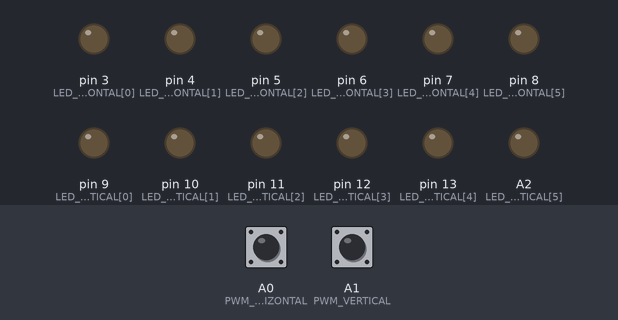
Bench run of a sketch on a simulated Arduino Uno, built with avr-gcc and run on an emulated ATmega328P. Shown: output pins drawn as LEDs (lit = HIGH). Inputs (shaded band) come from the test bench; at power-on: A0 (PWM_HORIZONTAL) LOW, A1 (PWM_VERTICAL) LOW.

Above: at 1.2 s.
1.3 s: A0 (PWM_HORIZONTAL) pulsed HIGH 5 times (0.12 s each, 0.3 s apart)
At 2.9 s:
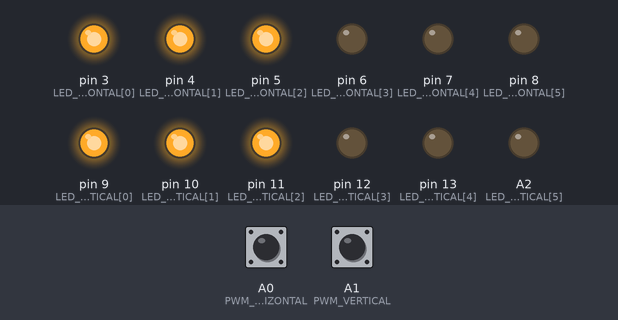
At 4.7 s:
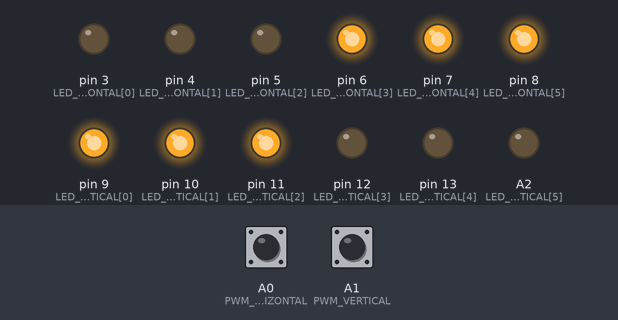
5.8 s: A1 (PWM_VERTICAL) pulsed HIGH 5 times (0.12 s each, 0.3 s apart)
At 7.1 s:
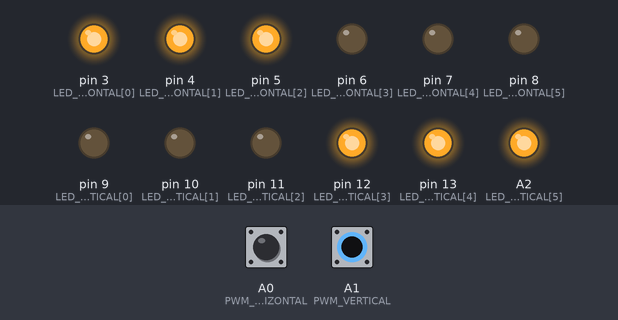
Timing chart, 0 to 10.0 s (numbered marks = the images above; inputs shaded):
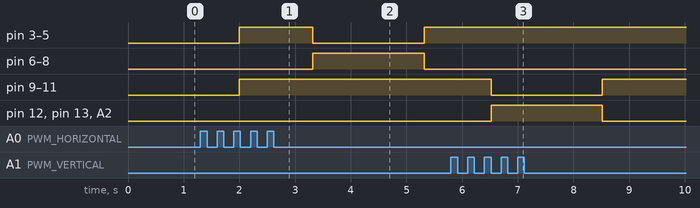

The sketch:

sketch_dec24a.ino
```cpp
/**
 * @author quentin bernet
 * @version 1.0.241217
 * @todo : test
 */

#include "assets.h"

void setup() {
  int i ;
  int nb_led_horizontal = sizeof(LED_HORIZONTAL)/sizeof(int) ;

  for (i = 0; i < nb_led_horizontal ; i++) {
    pinMode(LED_HORIZONTAL[i], OUTPUT) ;
    digitalWrite(LED_HORIZONTAL[i], LOW) ;
    //Serial.println("setting low");
  }

  int nb_led_vertical = sizeof(LED_VERTICAL)/sizeof(int) ;
  for (i = 0; i < nb_led_vertical ; i++) {
    pinMode(LED_VERTICAL[i], OUTPUT) ;
    digitalWrite(LED_VERTICAL[i], LOW) ;
  }

  pinMode(PWM_HORIZONTAL, INPUT) ;
  pinMode(PWM_VERTICAL, INPUT) ;

}

void loop() {

  double horizontal_value = pulseIn(PWM_HORIZONTAL, HIGH);
  double vertical_value = pulseIn(PWM_VERTICAL, HIGH);

  int nb_rates = sizeof(RATE_HORIZONTAL)/sizeof(int);
  int nb_led_horizontal = sizeof(LED_HORIZONTAL)/sizeof(int);
  if (nb_rates == nb_led_horizontal) {
    int j ;
     // horizontal treatment left
    for(j = 0 ; j < nb_rates -3 ; j++) {
       if (horizontal_value < RATE_HORIZONTAL[j]) {
          digitalWrite(LED_HORIZONTAL[j],HIGH) ;
       } else {
          digitalWrite(LED_HORIZONTAL[j],LOW) ;
       }
    }
     // horizontal treatment right
    for(j = 3 ; j < nb_rates ; j++) {
       if (horizontal_value > RATE_HORIZONTAL[j]) {
          digitalWrite(LED_HORIZONTAL[j],HIGH) ;
       } else {
          digitalWrite(LED_HORIZONTAL[j],LOW) ;
       }
    }
  }

  nb_rates = sizeof(RATE_VERTICAL)/sizeof(int);
  int nb_led_vertical = sizeof(LED_VERTICAL)/sizeof(int);
  if (nb_rates == nb_led_vertical) {
    int j ;
     // vertical treatment low
    for(j = 0 ; j < nb_rates -3 ; j++) {
       if (vertical_value < RATE_VERTICAL[j]) {
          digitalWrite(LED_VERTICAL[j],HIGH) ;
       } else {
          digitalWrite(LED_VERTICAL[j],LOW) ;
       }
    }
     // vertical treatment high
    for(j = 3 ; j < nb_rates ; j++) {
       if (vertical_value > RATE_VERTICAL[j]) {
          digitalWrite(LED_VERTICAL[j],HIGH) ;
       } else {
          digitalWrite(LED_VERTICAL[j],LOW) ;
       }
    }
  }


}
```

assets.h
```cpp
/**
 * @var PWM_HORIZONTAL
 * @desc valeur du pwm horizontal
 * @type int
 */
const int PWM_HORIZONTAL = A0 ;
/**
 * @var PWM_VERTICAL
 * @desc valeur du pwm vertical
 * @type int
 */
const int PWM_VERTICAL = A1  ;
/**
 * @var LED_HORIZONTAL
 * @desc tableau des leds pour la direction horizontale
 * @type array(int)
 */
const int LED_HORIZONTAL[6] =  {3,4,5,6,7,8}  ;
/**
 * @var LED_VERTICAL
 * @desc tableau des leds pour la direction verticale
 * @type array(int)
 */
const int LED_VERTICAL[6] = {9,10,11,12,13,A2} ;
/**
 * @var RATE_HORIZONTAL
 * @desc tableau des seuils pour la direction horizontale
 * @type array(int)
 */
const int RATE_HORIZONTAL[6] = {1000,1200,1400,1600,1800,1900} ;
/**
 * @var RATE_VERTICAL
 * @desc tableau des leds pour la direction verticale
 * @type array(int)
 */
const int RATE_VERTICAL[6] = {1000,1200,1400,1600,1800,1900} ;
```

Measured:
- after the input at 1.3 s, pin 6 (LED_HORIZONTAL[3]), pin 7 (LED_HORIZONTAL[4]), pin 8 (LED_HORIZONTAL[5]): LOW → HIGH after 2.0 s, → LOW 2.0 s later
- after the input at 5.8 s, pin 9 (LED_VERTICAL[0]), pin 10 (LED_VERTICAL[1]), pin 11 (LED_VERTICAL[2]): HIGH → LOW after 0.72 s, → HIGH 2.0 s later; pin 12 (LED_VERTICAL[3]), pin 13 (LED_VERTICAL[4]), A2 (LED_VERTICAL[5]): LOW → HIGH after 0.72 s, → LOW 2.0 s later
